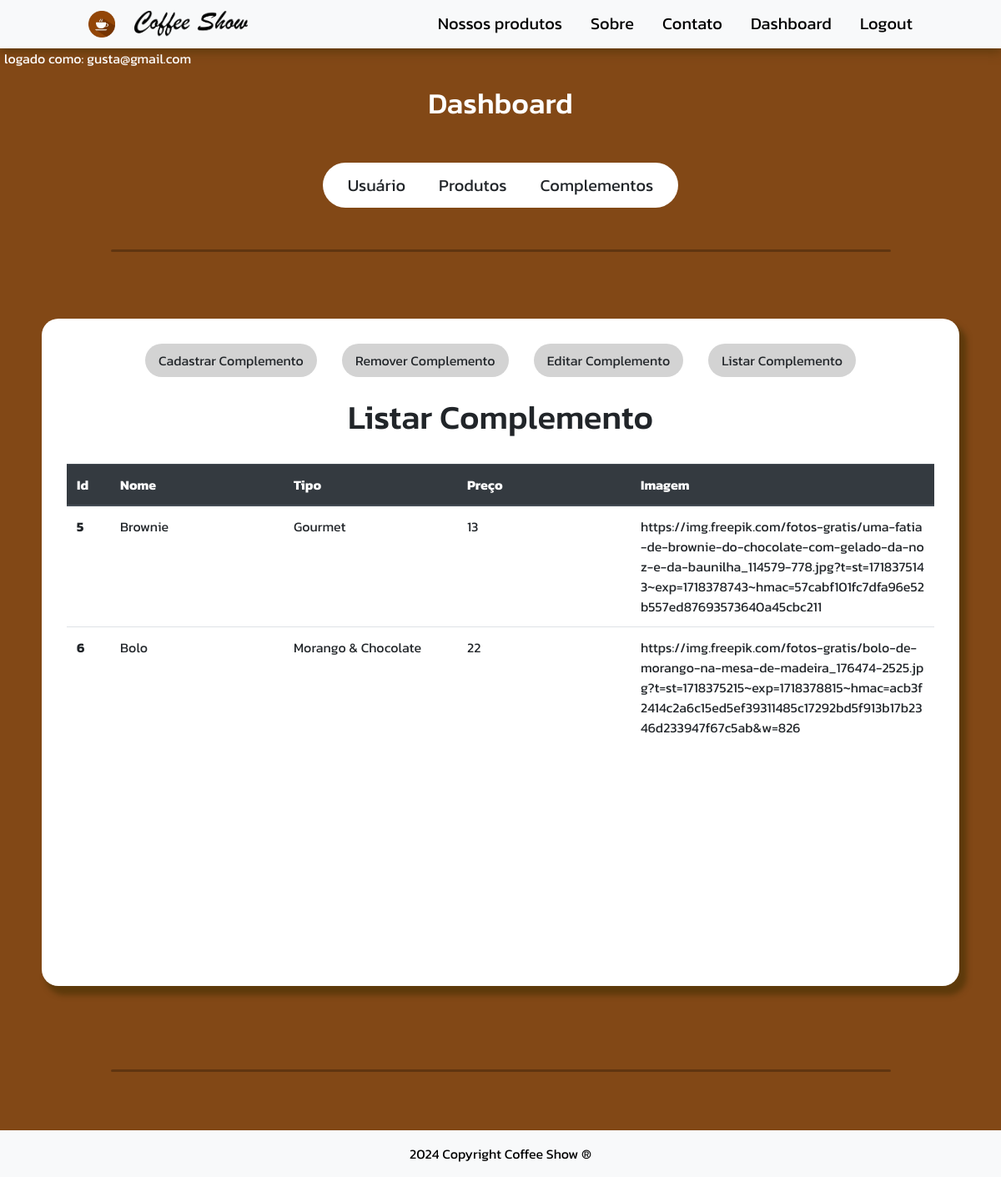
Screenshot of /view/dashboard.php (signed in) with the database file from the repository.
### tables this page shows
CREATE TABLE IF NOT EXISTS complementos (
  id int NOT NULL AUTO_INCREMENT,
  nome varchar(100) DEFAULT NULL,
  tipo varchar(100) DEFAULT NULL,
  preco varchar(50) DEFAULT NULL,
  img varchar(200) DEFAULT NULL,
  PRIMARY KEY (id)
);

### model/complementos.php (called while the page is built, shortened)
<?php
class Complemento {
 private $id;
 private $nome;
 private $tipo;
 private $preco;
 private $img;
 public function __construct($id = null, $nome = null, $tipo = null, $preco = null, $img = null) {
    $this->id = $id;
    $this->nome = $nome;
    $this->tipo = $tipo;
    $this->preco = $preco;
    $this->img = $img;
}
public function getId() {
    return $this->id;
}
public function setId($id) {
    $this->id = $id;
}
public function getNome() {
    return $this->nome;
}
public function setNome($nome) {
    $this->nome = $nome;
}
public function getTipo() {
    return $this->tipo;
}
public function setTipo($tipo) {
    $this->tipo = $tipo;
}
public function getPreco() {
    return $this->preco;
}
public function setPreco($preco) {
    $this->preco = $preco;
}
public function getImg() {
    return $this->img;
}
public function setImg($img) {
    $this->img = $img;
}
public function ListarComplementos() {
    try {
        $conn = Conexao::conectar();
        $sql = "SELECT * FROM complementos ORDER BY id";
        $stmt = $conn->prepare($sql);
        $stmt->execute();
        $complementos = [];
        while ($row = $stmt->fetch(PDO::FETCH_ASSOC)) {
            $complemento = new Complemento();
            $complemento->setId($row["id"]);
            $complemento->setNome($row["nome"]);
            $complemento->setTipo($row["tipo"]);
            $complemento->setPreco($row["preco"]);
            $complemento->setImg($row["img"]);
            $complementos[] = $complemento;
        }
        return $complementos;
    } catch (PDOException $e) {
        echo "Erro ao listar complementos! " . $e->getMessage();
        return [];
    }
}
}
?>

### controller/ComplementoController.php (called while the page is built, shortened)
<?php
require_once '../model/complementos.php';
class ComplementoController {
    public function listar() {
        $complemento = new Complemento();
        $complementos = $complemento->ListarComplementos();
        return $complementos;
    }
}
?>

### view/dashboard.php (the view, shortened to what this page needs)
<?php
require_once '../controller/ComplementoController.php';
$complementoController = new ComplementoController();
$complementos = $complementoController->listar();
?>
<html>
    <head>
        <link rel="stylesheet" type="text/css" href="../public/css/gabreu.css">
        <link rel="stylesheet" type="text/css" href="../public/css/nav.css">
        <link rel="stylesheet" href="https://cdn.jsdelivr.net/npm/bootstrap@4.3.1/dist/css/bootstrap.min.css">
    </head>
<body>
<nav class="navbar navbar-light bg-light">
        <div class="content-nav" style="<?php if(isset($_SESSION['usuario'])){echo "gap: 25vh !important;";}?>">
            <a class="navbar-brand">
                <img onclick="login()" src="../public/images/icone2.png" width="32" height="32" class="d-inline-block align-top icone">
                <img onclick="login()" src="../public/images/logo1.png" height="32" class="d-inline-block align-top icone">
            </a>
            <div class="links">
                <a href="produtos.php">Nossos produtos</a>
                <a href="sobre.php">Sobre</a>
                <a href="contato.php">Contato</a>
                <?php
                if(isset($_SESSION['usuario'])){
                    echo "<a href='dashboard.php'>Dashboard</a>";
                    echo "<a href='sair.php'>Logout</a>";
                }else{
                    echo "<a href='login-cafe.php'>Login</a>";
                }
                ?>
            </div>
        </div>
    </nav>
    <?php
    if(isset($_SESSION['usuario'])){
        echo "<a style='color: white; margin-left: 5px; position: absolute; user-select: none;'>logado como: " . $_SESSION['usuario'] . "</a>";
    }
    ?>
    <div class="page">
        <div class="content-page text-center">
            <div class="sub-dashboard">Dashboard</div>
            <div class="escolha-dash">
                <ul class="nav dash-nav escolha-nav justify-content-center">
                    <li class="nav-item">
                        <a onclick="usuarios()" class="nav-link">Usuário</a>
                    </li>
                    <li class="nav-item">
                        <a onclick="produtos()" class="nav-link lis">Produtos</a>
                    </li>
                    <li class="nav-item">
                        <a onclick="complementos()" class="nav-link">Complementos</a>
                    </li>
                </ul>
            </div>
            <hr class="hr">
            <div class="dashboard-card" id="card-complementos" style="display: block;">
                <ul class="nav dash-nav justify-content-center">
                    <li class="nav-item">
                        <a onclick="cadastrarComplemento()" class="nav-link">Cadastrar Complemento</a>
                    </li>
                      <li class="nav-item">
                        <a onclick="removerComplemento()" class="nav-link">Remover Complemento</a>
                    </li>
                    <li class="nav-item">
                        <a onclick="editarComplemento()" class="nav-link">Editar Complemento</a>
                    </li>
                    <li class="nav-item">
                        <a onclick="listarComplemento()" class="nav-link">Listar Complemento</a>
                    </li>
                </ul>
                <div id="listar-complemento" style="display: block;">
                    <br><h1>Listar Complemento</h1><br>
                    <table class="table">
                        <thead class="thead-dark">
                          <tr>
                            <th scope="col">Id</th>
                            <th scope="col">Nome</th>
                            <th scope="col">Tipo</th>
                            <th scope="col">Preço</th>
                            <th scope="col">Imagem</th>
                          </tr>
                        </thead>
                        <tbody>
                    <?php
                        foreach ($complementos as $complemento) {
                            echo "<tr>";
                                echo "<th width='5%' scope='row'>" . $complemento->getId() . "</th>";
                                echo "<td width='20%'>" . $complemento->getNome() . "</td>";
                                echo "<td width='20%'>" . $complemento->getTipo() . "</td>";
                                echo "<td width='20%'>" . $complemento->getPreco() . "</td>";
                                echo "<td>" . $complemento->getImg() . "</td>";
                            echo "</tr>";
                        }
                    ?>
                        </tbody>
                    </table>
                </div>
            </div>
            <hr class="hr2">
        </div>
    </div>
</body>
<footer class="text-center text-lg-start">
    <div class="p-3" style="background-color: #f8f9fa !important;">
        <a>2024 Copyright Coffee Show ®</a>
    </div>
</footer>
</html>

### public/css/gabreu.css (style rules this page uses)
.icone:first-child { margin-left: 12px; }
.icone:last-child { margin-left: 8px; }
footer { position: relative; bottom: 0; width: 100%; background-color: #f8f9fa !important; color: black !important }
.page { display: flex; justify-content: center; gap: 50px; }
.content-page { max-width: 1200px !important; margin: 20px; }
.hr { border-radius: 3px; width: 85%; margin-bottom: 80px; border-top: 3px solid rgb(0 0 0 / 26%); }
.hr2 { border-radius: 3px; width: 85%; margin-bottom: 50px; border-top: 3px solid rgb(0 0 0 / 26%); }
.sub-dashboard { font-size: 2.2rem; font-weight: 500; line-height: 1.2; margin-top: 25px; margin-bottom: 50px; color: white; }
.dashboard-card { width: 1100px; min-height: 800px; background-color: white; padding: 30px; border-radius: 20px; margin-bottom: 100px; margin-top: 50px; box-shadow: 7px 9px 6px 2px #392b0080; }
.dash-nav { display: flex; gap: 30px; }
.dash-nav a { background-color: rgb(211, 211, 211); border-radius: 30px; cursor: pointer; transition: 0.2s; user-select: none; }
.escolha-dash { margin-bottom: 50px; }
.escolha-dash a { user-select: none; padding: 12px; padding-right: 20px; padding-left: 20px; font-size: 20px; }
.escolha-nav { display: flex; gap: 0px !important; }
.escolha-nav li:first-child a { background-color: white; border-radius: 30px 0px 0px 30px; padding-left: 30px; }
.lis { background-color: white !important; border-radius: 0px !important; padding-left: 30px; }
.escolha-nav li:last-child a { background-color: white; border-radius: 0px 30px 30px 0px; padding-right: 30px; }

### public/css/nav.css (style rules this page uses)
@media only screen and (max-width: 1630px) { .content-nav { gap: 26vw !important; } }
body { margin: 0; background-color: rgb(130, 72, 22) !important; font-family: Kanit !important; }
.navbar { justify-content: center !important; box-shadow: 0px 4px 11px 0px #392b0080; }
.content-nav { display: flex; justify-content: space-between !important; flex-wrap: wrap; position: relative; max-width: 1200px; gap: 38vh; }
.navbar a { font-size: 22px; display: flex; gap: 15px; }
.navbar-brand { user-select: none; }
.links { display: flex; gap: 10px; font-size: 20px; }
.links a:last-child { margin-right: 0px; }
.links a { transition: .3s; color: black; text-decoration: none; font-size: 20px !important; border-radius: 15px; padding-top: 5px; padding-bottom: 5px; padding-left: 12px; padding-right: 12px; }

### rows the page displays
complementos: id "5", nome "Brownie", tipo "Gourmet", preco "13", img "https://img.freepik.com/fotos-gratis/uma-fatia-de-brownie-do-chocolate-com-gelado-da-noz-e-da-baunilha_114579-778.jpg?t=st=1718375143~exp=1718378743~hmac=57cabf101fc7dfa96e52b557ed87693573640a45cbc211"
complementos: id "6", nome "Bolo", tipo "Morango & Chocolate", preco "22", img "https://img.freepik.com/fotos-gratis/bolo-de-morango-na-mesa-de-madeira_176474-2525.jpg?t=st=1718375215~exp=1718378815~hmac=acb3f2414c2a6c15ed5ef39311485c17292bd5f913b17b2346d233947f67c5ab&w=826"

### other values shown
$_SESSION['usuario'] "gusta@gmail.com"
